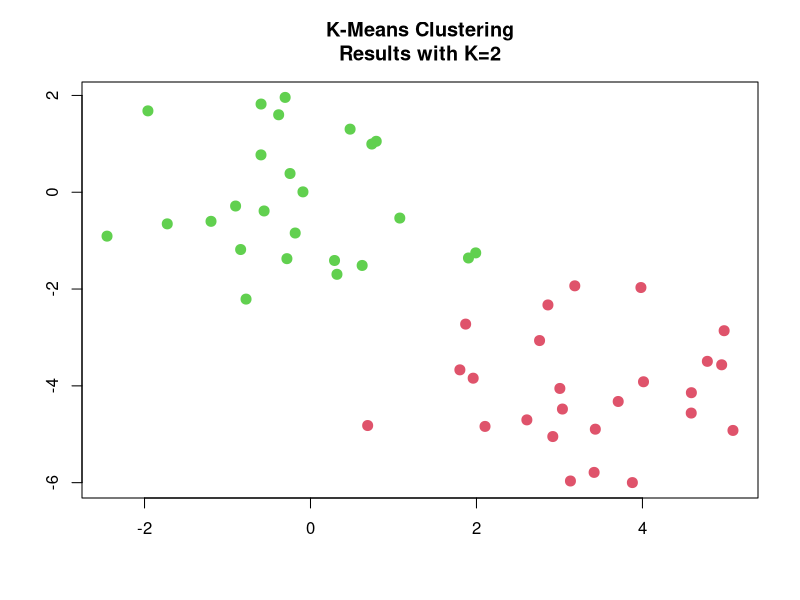
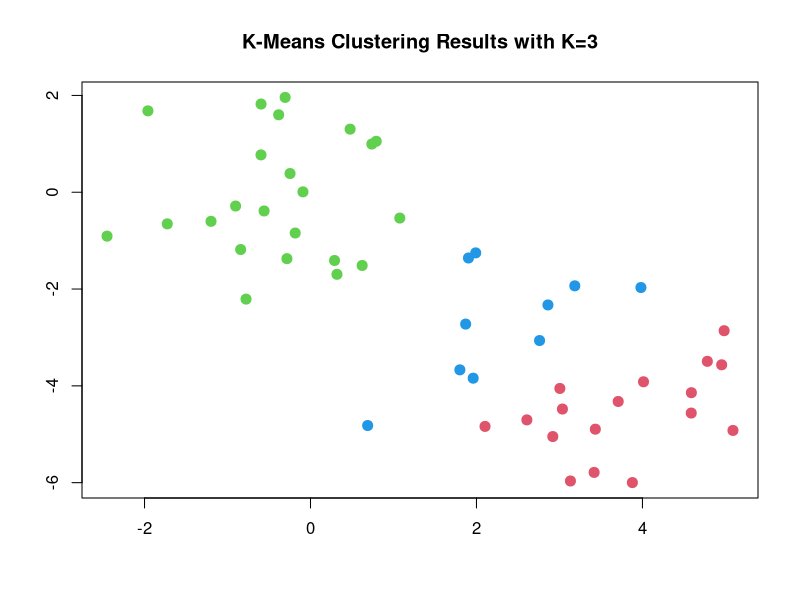
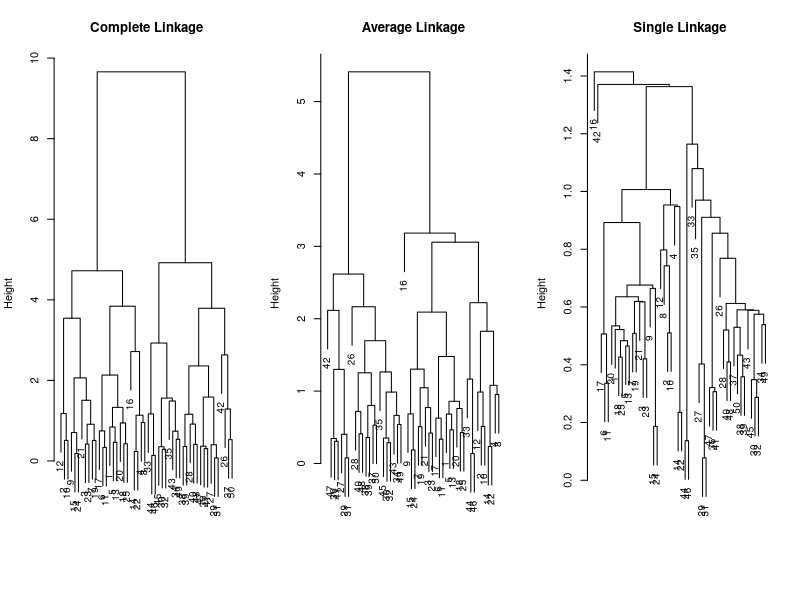
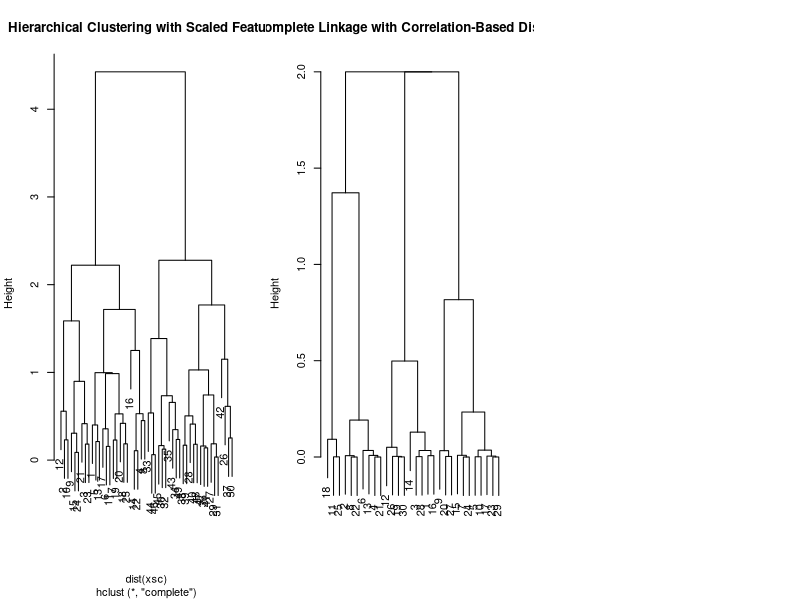

Source code (R) for these figures, in order:
## ---- chunk 1
set.seed(2)
x=matrix(rnorm(50*2), ncol=2)
x[1:25,1]=x[1:25,1]+3
x[1:25,2]=x[1:25,2]-4
## ---- chunk 2
km.out=kmeans(x,2,nstart=20)
## ---- chunk 3
km.out$cluster
## ---- chunk 4
plot(x, col=(km.out$cluster +1), main="K-Means Clustering
Results with K=2", xlab="", ylab="", pch=20, cex=2)
## ---- chunk 5
set.seed(4)
km.out=kmeans(x,3,nstart=20)
km.out
## ---- chunk 6
plot(x, col=(km.out$cluster+1), main="K-Means Clustering Results with K=3", xlab="", ylab="", pch=20, cex=2)
## ---- chunk 7
set.seed(3)
km.out=kmeans(x,3,nstart=1)
km.out$tot.withinss

## ---- chunk 8
km.out=kmeans(x,3,nstart=20)
km.out$tot.withinss
## ---- chunk 9
hc.complete=hclust(dist(x), method="complete")
## ---- chunk 10
hc.average=hclust(dist(x), method="average")
hc.single=hclust(dist(x), method="single")
## ---- chunk 11
par(mfrow=c(1,3))
plot(hc.complete,main="Complete Linkage", xlab="", sub="", cex=.9)
plot(hc.average, main="Average Linkage", xlab="", sub="", cex=.9)
plot(hc.single, main="Single Linkage", xlab="", sub="", cex=.9)
## ---- chunk 12
cutree(hc.complete, 2)
## ---- chunk 13
cutree(hc.average, 2)
## ---- chunk 14
cutree(hc.single, 2)
## ---- chunk 15
cutree(hc.single, 4)
## ---- chunk 16
xsc=scale(x)
plot(hclust(dist(xsc), method="complete"), main="Hierarchical Clustering with Scaled Features")

## ---- chunk 17
x=matrix(rnorm(30*3), ncol=3)
dd=as.dist(1-cor(t(x)))
plot(hclust(dd, method="complete"), main="Complete Linkage with Correlation-Based Distance", xlab="", sub="")

